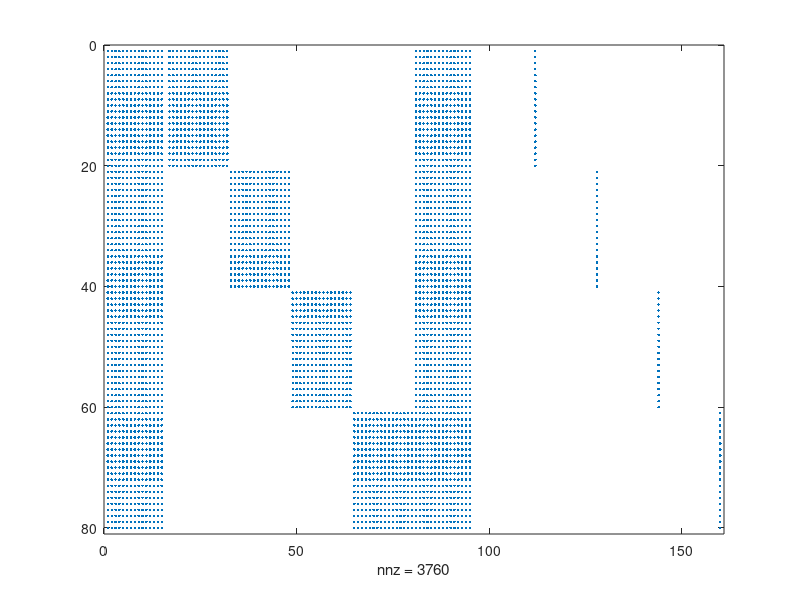

MATLAB code to generate this figure:
function viz_jacobian()

n_atoms = 5;
n_cens = 3*n_atoms;
n_Qs = 4;
eng = [1:20];
n_eng = length(eng);


auxvars = zeros(n_cens+1, n_Qs+1, 2);
auxvars(:, 1, :) = 1;               % centers and widths
auxvars(end, 1, :) = 0;             % placeholder vars
auxvars(1:end-1, 2:end, 2) = 0;     % resolution widths
%auxvars
disp(['auxvars : ', num2str(size(auxvars))])

nnz = n_Qs * (3*n_cens + 2) * n_eng;
n_jrows = (n_Qs*n_eng);
n_jcols = numel(auxvars);
disp(['Final jacobian should have size ' num2str(n_jrows) 'x' num2str(n_jcols) ', and ' num2str(nnz) ' nonzero'])


jac_rows = [];
jac_cols = [];

for i_Q = 1:n_Qs
    startrow = ((i_Q-1) * n_eng) + 1;
    rows_active = [startrow : startrow + n_eng - 1]';
%    disp('')
%    disp(['num rows : ', num2str(length(rows_active))])

    % get active columns
    auxvars( :,  i_Q + 1, 1) = 1;   % heights + constant BG
    auxvars(end, i_Q + 1, 2) = 1;   % linear BG
    cols_active = find(auxvars);
    auxvars(:, i_Q+1, :) = 0;       % reset auxvars

    if 0 %i_Q == 1
        disp(cols_active)
        disp(['num cols : ', num2str(length(cols_active))])
    end
    for i_var = 1:length(cols_active)
        col_ind = cols_active(i_var);
        jac_rows = [jac_rows; rows_active];
        jac_cols = [jac_cols;  col_ind * ones(length(rows_active), 1)];
%        disp(['len(rows) : ' num2str(length(jac_rows))])
%        disp(['len(cols) : ' num2str(length(jac_cols))])
    end % end var loop
end  % end Q loop
%[jac_rows, jac_cols]

% shape should end up with (n_Qs * n_eng) rows, and (numel(auxvars)) columns.
% for each Q, we should have n_eng*(3*n_cens + 2) columns that are nonzero
vals = ones(nnz,1);
density = nnz / (n_jrows * n_jcols)

jacobian = sparse(jac_rows, jac_cols, vals, n_jrows, n_jcols);
spy(jacobian)
end % end-function